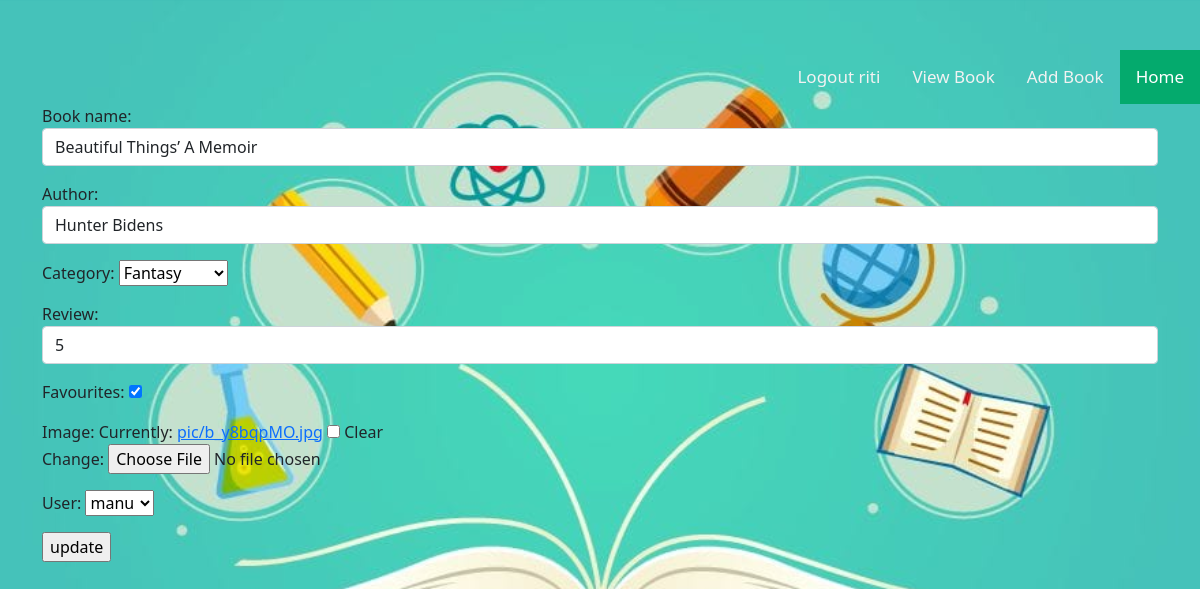
The app's page /books/change/5 (signed in) with its own data.
### book/models.py (models this page shows, shortened)
class books(models.Model):
    CATEGORY = (
        ('Fantasy', 'Fantasy'),
        ('Literary', 'Literary'),
        ('Mystery', 'Mystery'),
        ('Non-Fiction', 'Non-Fiction'),
        ('Science', 'Science'),
        ('Fiction', 'Fiction'),
        ('Thriller', 'Thriller'),
    )
    book_name=models.CharField(max_length=200,unique=True)
    author=models.CharField(max_length=200)
    category=models.CharField(max_length=200,choices=CATEGORY, null=True)
    review = models.IntegerField(null=True)
    favourites = models.BooleanField(default=True)
    image = models.ImageField(upload_to='pic', blank=True)
    user = models.ForeignKey(User, on_delete=models.CASCADE, null=True)

### book/views.py (the view, shortened to what this page needs)
# urls.py: path("books/change/<int:id>",update_book,name="change"),
def update_book(request,id):
    if request.user.is_authenticated:
        book=books.objects.get(id=id)
        form=BookModelForm(instance=book)
        context={}
        context["form"]=form
        return render(request,"book_edit.html",context)
    else:
        return redirect("signin")

### book/forms.py
class BookModelForm(ModelForm):
    category = forms.ChoiceField(choices=CATEGORY)
    class Meta:
        model=books
        fields="__all__"
        widgets={
            "book_name":forms.TextInput(attrs={'class':"form-control"}),
            "author":forms.TextInput(attrs={'class':"form-control"}),
            "category": forms.TextInput(attrs={'class': "form-control"}),
            "review": forms.NumberInput(attrs={'class': "form-control"}),
        }

### book/templates/book_edit.html (shortened to what this page needs)
<!DOCTYPE html>
{%extends 'base.html'%}
{%block   body_block%}
<div class="container">
       <form action="" method="post">
           {{form.as_p}}
           <input type="submit"value="update">
           </form>
</div>
{%endblock%}

### book/templates/base.html (shortened to what this page needs)
<!DOCTYPE html>
{%load static%}
<html lang="en">
<head>
    <link href="https://cdn.jsdelivr.net/npm/bootstrap@5.1.3/dist/css/bootstrap.min.css" rel="stylesheet">
<link rel="stylesheet"href="{%static 'css/style.css'%}">
</head>
<body>
 <div class="topnav">
  <a class="active" href="{%url 'base'%}">Home</a>
   <a href="{%url 'addbook'%}">Add Book</a>
<a href="{%url 'getbook'%}">View Book</a>
     {%if request.user%}
  <a href="{%url 'signout'%}">Logout <span>{{request.user}}</span></a>
        {%endif%}
</div>
{%block body_block%}
{%endblock%}
</body>
</html>

### book/static/css/style.css (style rules this page uses)
.topnav { overflow: hidden; }
.topnav a { float: right; margin-top: 50px; color: #f2f2f2; text-align: center; padding: 14px 16px; text-decoration: none; font-size: 17px; }
.topnav a.active { background-color: #04AA6D; color: white; }
body { width: 100%; height: 400px; background-image: url("../images/Books.jpg"); background-size: 100%; }

### records on screen
books: book_name "Beautiful Things’ A Memoir", author "Hunter Bidens", category "Fantasy", review "5", favourites "☑", user "manu"

### other values on screen
{{ request.user }} "riti"
